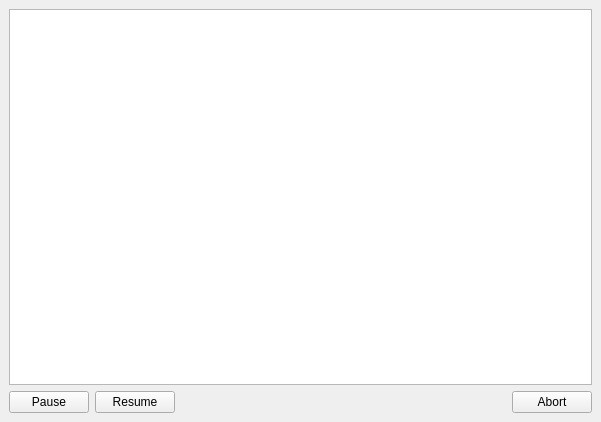
<?xml version="1.0" encoding="UTF-8"?>
<ui version="4.0">
 <class>MainWindow</class>
 <widget class="QMainWindow" name="MainWindow">
  <property name="geometry">
   <rect>
    <x>0</x>
    <y>0</y>
    <width>601</width>
    <height>422</height>
   </rect>
  </property>
  <property name="windowTitle">
   <string>Slave</string>
  </property>
  <widget class="QWidget" name="centralwidget">
   <layout class="QVBoxLayout" name="verticalLayout">
    <item>
     <widget class="QTextEdit" name="textEdit">
      <property name="readOnly">
       <bool>true</bool>
      </property>
     </widget>
    </item>
    <item>
     <layout class="QHBoxLayout" name="horizontalLayout">
      <item>
       <widget class="QPushButton" name="pushButton_Pause">
        <property name="text">
         <string>Pause</string>
        </property>
       </widget>
      </item>
      <item>
       <widget class="QPushButton" name="pushButton_Resume">
        <property name="text">
         <string>Resume</string>
        </property>
       </widget>
      </item>
      <item>
       <spacer name="horizontalSpacer">
        <property name="orientation">
         <enum>Qt::Horizontal</enum>
        </property>
        <property name="sizeHint" stdset="0">
         <size>
          <width>40</width>
          <height>20</height>
         </size>
        </property>
       </spacer>
      </item>
      <item>
       <widget class="QPushButton" name="pushButton_Abort">
        <property name="text">
         <string>Abort</string>
        </property>
       </widget>
      </item>
     </layout>
    </item>
   </layout>
  </widget>
 </widget>
 <resources/>
 <connections/>
</ui>
